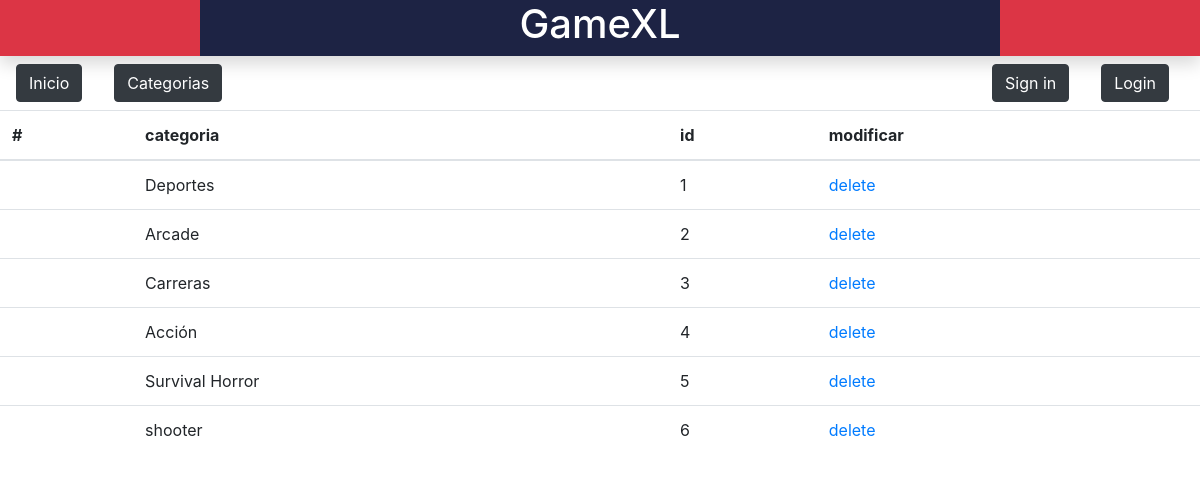
Screenshot of /categorias with the database file from the repository.
### app/models.py (models this page shows)
class Categorias(db.Model):
    __tablename__='Categorias'
    id=Column(Integer, primary_key=True)
    nombre=Column(String(100), nullable=False)
    articulo=relationship("Articulos",backref="categoria")

### app/app.py (the view)
@app.route("/categorias")
def view_categorias():
    lista_categorias=Categorias.query.all()
    return render_template('template3.html', categorias=lista_categorias)

### app/templates/template3.html (shortened to what this page needs)
{% extends "template1.html" %}
{% block content %}
<table class="table">
<thead>
    <tr>
      <th scope="col">#</th>
      <th scope="col">categoria</th>
      <th scope="col">id</th>
      <th scope="col">modificar</th>
    </tr>
  </thead>
  <tbody>
    {% for e in categorias: %}
    <tr>
      <th scope="row"></th>
        <td>{{e.nombre}}</td>
        <td>{{e.id}}</td>
        <td><a href="{{url_for('delete_categoria',id=e.id )}}">delete</a></td>
    </tr>
    {% endfor %}
  </tbody>
</table>
{% endblock %}

### rows the page displays
Categorias: nombre "Deportes", id "1"
Categorias: nombre "Arcade", id "2"
Categorias: nombre "Carreras", id "3"
Categorias: nombre "Acción", id "4"
Categorias: nombre "Survival Horror", id "5"
Categorias: nombre "shooter", id "6"
